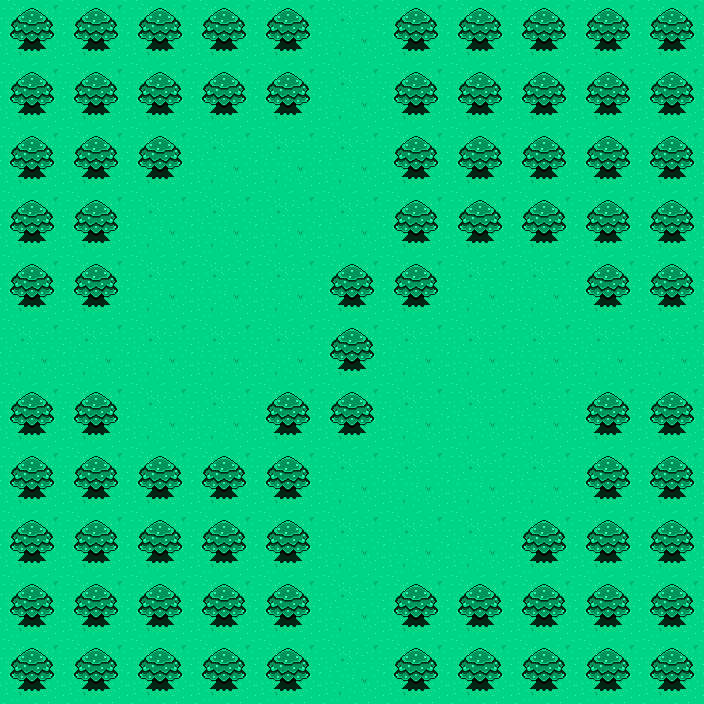

This game map was drawn from its Tiled (.tmx) file and the tilesets committed beside it. A one-line description and the trimmed map source follow:
An orthogonal 11x11 tile map with 64x64 px tiles, 3 tile layers (floor, terrain, doors).

<map version="1.5" tiledversion="1.6.0" orientation="orthogonal" renderorder="right-down" width="11" height="11" tilewidth="64" tileheight="64" infinite="0" nextlayerid="7" nextobjectid="1">
 <editorsettings>
  <export format="json" />
 </editorsettings>
 <properties>
  <property name="wall" type="bool" value="false" />
 </properties>
 <tileset firstgid="1" name="tilesheet" tilewidth="64" tileheight="64" tilecount="15" columns="5">
  <image source="tilesheet.png" width="320" height="192" />
  <tile id="0">
   <properties>
    <property name="circle" type="bool" value="false" />
    <property name="direction" value="" />
    <property name="door" type="bool" value="false" />
    <property name="wall" type="bool" value="true" />
   </properties>
  </tile>
  <tile id="1">
   <properties>
    <property name="circle" type="bool" value="false" />
    <property name="direction" value="" />
    <property name="door" type="bool" value="false" />
    <property name="wall" type="bool" value="false" />
   </properties>
  </tile>
  <tile id="2">
   <properties>
    <property name="circle" type="bool" value="false" />
    <property name="direction" value="" />
    <property name="door" type="bool" value="false" />
    <property name="wall" type="bool" value="false" />
   </properties>
  </tile>
  <tile id="3">
   <properties>
    <property name="circle" type="bool" value="true" />
    <property name="direction" value="" />
    <property name="door" type="bool" value="false" />
    <property name="wall" type="bool" value="false" />
   </properties>
  </tile>
  <tile id="4">
   <properties>
    <property name="circle" type="bool" value="false" />
    <property name="direction" value="" />
    <property name="door" type="bool" value="false" />
    <property name="wall" type="bool" value="false" />
   </properties>
  </tile>
  <tile id="5">
   <properties>
    <property name="circle" type="bool" value="true" />
    <property name="direction" value="" />
    <property name="door" type="bool" value="false" />
    <property name="wall" type="bool" value="false" />
   </properties>
  </tile>
  <tile id="6">
   <properties>
    <property name="circle" type="bool" value="false" />
    <property name="direction" value="" />
    <property name="door" type="bool" value="false" />
    <property name="wall" type="bool" value="false" />
   </properties>
  </tile>
  <tile id="7">
   <properties>
    <property name="circle" type="bool" value="true" />
    <property name="direction" value="" />
    <property name="door" type="bool" value="false" />
    <property name="wall" type="bool" value="false" />
   </properties>
  </tile>
  <tile id="8">
   <properties>
    <property name="circle" type="bool" value="true" />
    <property name="direction" value="" />
    <property name="door" type="bool" value="false" />
    <property name="wall" type="bool" value="false" />
   </properties>
  </tile>
  <tile id="9">
   <properties>
    <property name="circle" type="bool" value="false" />
    <property name="direction" value="" />
    <property name="door" type="bool" value="false" />
    <property name="wall" type="bool" value="false" />
   </properties>
  </tile>
  <tile id="10">
   <properties>
    <property name="circle" type="bool" value="false" />
    <property name="direction" value="up" />
    <property name="door" type="bool" value="true" />
    <property name="wall" type="bool" value="false" />
   </properties>
  </tile>
  <tile id="11">
   <properties>
    <property name="circle" type="bool" value="false" />
    <property name="direction" value="down" />
    <property name="door" type="bool" value="true" />
    <property name="wall" type="bool" value="false" />
   </properties>
  </tile>
  <tile id="12">
   <properties>
    <property name="circle" type="bool" value="false" />
    <property name="direction" value="left" />
    <property name="door" type="bool" value="true" />
    <property name="wall" type="bool" value="false" />
   </properties>
  </tile>
  <tile id="13">
   <properties>
    <property name="circle" type="bool" value="false" />
    <property name="direction" value="right" />
    <property name="door" type="bool" value="true" />
    <property name="wall" type="bool" value="false" />
   </properties>
  </tile>
  <tile id="14">
   <properties>
    <property name="circle" type="bool" value="false" />
    <property name="direction" value="" />
    <property name="door" type="bool" value="false" />
    <property name="wall" type="bool" value="false" />
   </properties>
  </tile>
 </tileset>
 <layer id="1" name="floor" width="11" height="11">
  <data>[121 cells, 121 non-empty, 1 distinct tile ids]</data>
 </layer>
 <layer id="3" name="terrain" width="11" height="11">
  <data>[121 cells, 83 non-empty, 1 distinct tile ids]</data>
 </layer>
 <layer id="4" name="doors" width="11" height="11">
  <data>[121 cells, 4 non-empty, 4 distinct tile ids]</data>
 </layer>
 <objectgroup id="5" name="triggers" />
 <objectgroup id="6" name="rituals" />
</map>